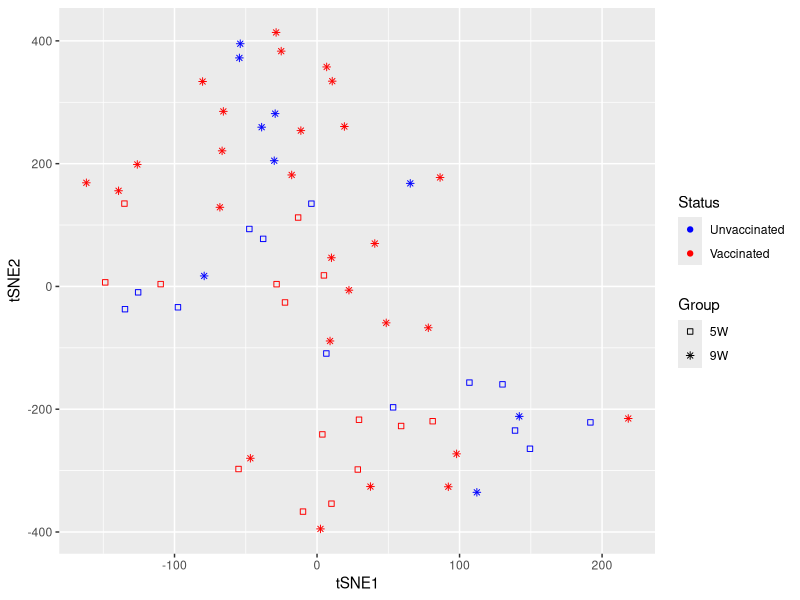
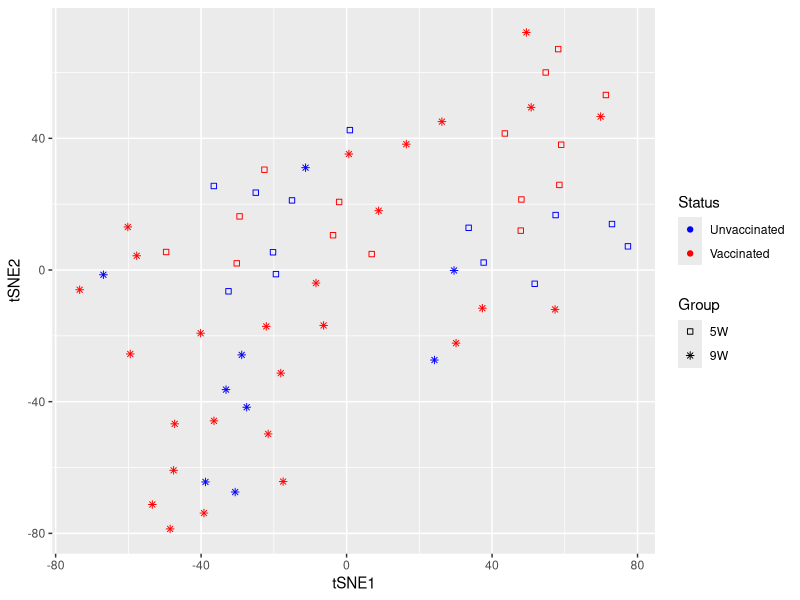
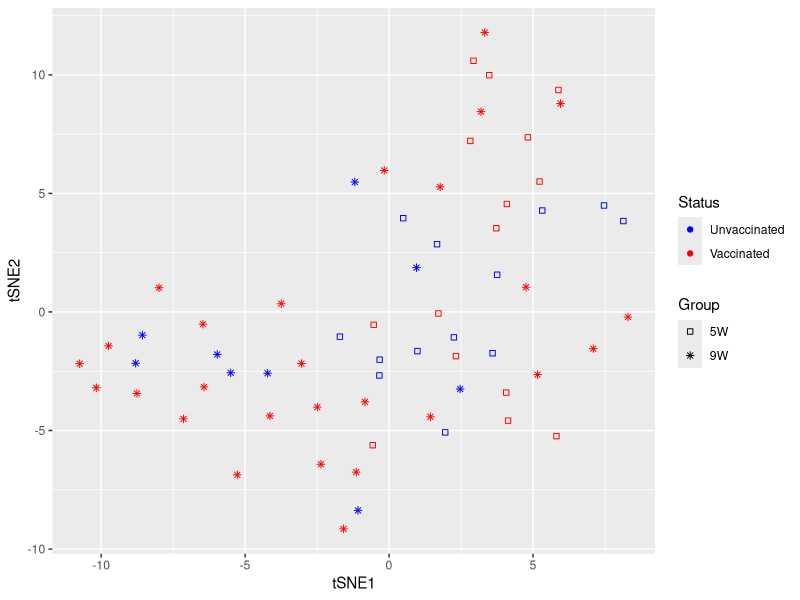
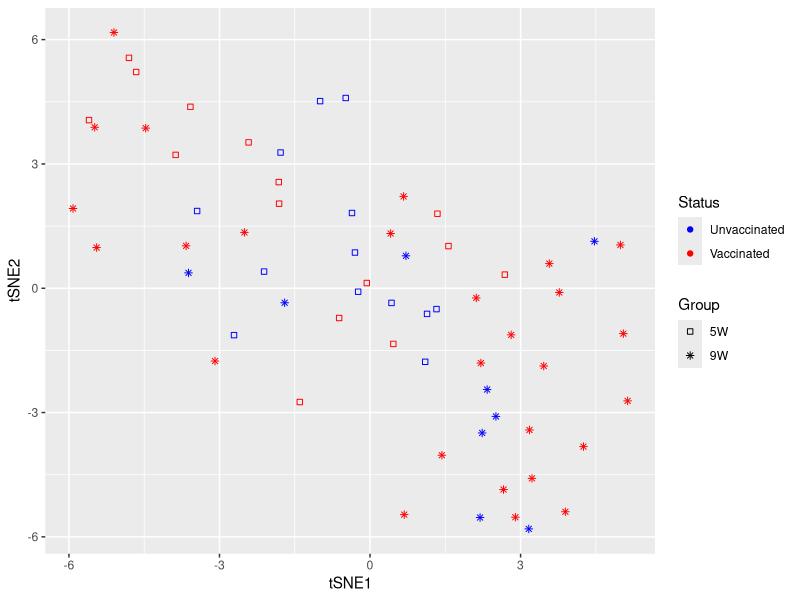

Generate these figures, in order, with R:
# Clear environment
rm(list=ls())
# Clear all plots
if(!is.null(dev.list())) dev.off()

# Load packages
library(Rtsne)
library(ggplot2)

#-------------------
# Load Data
#-------------------

dat <- read.csv("mva_assignment_final_data.csv", check.names = FALSE)
head(dat)
str(dat)

#-------------------
# Data Wrangling
#-------------------

# Set Factor Variables
dat$Group <- as.factor(dat$Group) # level_1 = 5W, level_2 = 9W
dat$Status <- as.factor(dat$Status)  # level_1 = Unvaccinated, level_2 = Vaccinated
str(dat)  # 64 observations and 
head(dat)

# Remove Factor Variables and Scale
dat_scal <- scale(dat[, -c(1, 2, 3)])
dat_scal <- as.data.frame(dat_scal)
head(dat_scal)
dim(dat_scal)   


#-------------------
# tSNE
#-------------------
set.seed(123)
tsne1 <- Rtsne(dat_scal, 
              dims = 2, 
              intial_dims = ncol(dat_scal),
              perplexity = 5,  # Perplexity parameter (should not be bigger than 3 * perplexity < nrow(X) - 1, see details for interpretation)
              theta = 0,   # Speed/accuracy trade-off (increase for less accuracy), set to 0.0 for exact TSNE (default: 0.5)
              verbose=TRUE, 
              max_iter = 100000)
plot_dat1 = data.frame("tSNE1" = tsne1$Y[,1],
                        "tSNE2" = tsne1$Y[,2],
                        "Status" = as.factor(dat$Status),
                        "Group" = as.factor(dat$Group))
ggplot(plot_dat1, aes(x=tSNE1, y=tSNE2, color = Status, shape = Group)) +
  geom_point() +
   scale_shape_manual(values = c(0, 8)) +
   scale_color_manual(values = c("blue", "red")) +
   theme(legend.position = "right")


set.seed(123)
tsne2 <- Rtsne(dat_scal, 
               dims = 2, 
               intial_dims = ncol(dat_scal),
               perplexity = 10,  # Perplexity parameter (should not be bigger than 3 * perplexity < nrow(X) - 1, see details for interpretation)
               theta = 0,      # Speed/accuracy trade-off (increase for less accuracy), set to 0.0 for exact TSNE (default: 0.5)
               verbose=TRUE, 
               max_iter = 100000)
plot_dat2 = data.frame("tSNE1" = tsne2$Y[,1],
                       "tSNE2" = tsne2$Y[,2],
                       "Status" = as.factor(dat$Status),
                       "Group" = as.factor(dat$Group))
ggplot(plot_dat2, aes(x=tSNE1, y=tSNE2, color = Status, shape = Group)) +
  geom_point() +
  scale_shape_manual(values = c(0, 8)) +
  scale_color_manual(values = c("blue", "red")) +
  theme(legend.position = "right")



set.seed(123)
tsne3 <- Rtsne(dat_scal, 
               dims = 2, 
               intial_dims = ncol(dat_scal),
               perplexity = 15,  # Perplexity parameter (should not be bigger than 3 * perplexity < nrow(X) - 1, see details for interpretation)
               theta = 0,      # Speed/accuracy trade-off (increase for less accuracy), set to 0.0 for exact TSNE (default: 0.5)
               verbose=TRUE, 
               max_iter = 100000)
plot_dat3 = data.frame("tSNE1" = tsne3$Y[,1],
                       "tSNE2" = tsne3$Y[,2],
                       "Status" = as.factor(dat$Status),
                       "Group" = as.factor(dat$Group))
ggplot(plot_dat3, aes(x=tSNE1, y=tSNE2, color = Status, shape = Group)) +
  geom_point() +
  scale_shape_manual(values = c(0, 8)) +
  scale_color_manual(values = c("blue", "red")) +
  theme(legend.position = "right")




set.seed(123)
tsne4 <- Rtsne(dat_scal, 
               dims = 2, 
               intial_dims = ncol(dat_scal),
               perplexity = 20,  # Perplexity parameter (should not be bigger than 3 * perplexity < nrow(X) - 1, see details for interpretation)
               theta = 0,   # Speed/accuracy trade-off (increase for less accuracy), set to 0.0 for exact TSNE (default: 0.5)
               verbose=TRUE, 
               max_iter = 100000)
plot_dat4 = data.frame("tSNE1" = tsne4$Y[,1],
                       "tSNE2" = tsne4$Y[,2],
                       "Status" = as.factor(dat$Status),
                       "Group" = as.factor(dat$Group))
ggplot(plot_dat4, aes(x=tSNE1, y=tSNE2, color = Status, shape = Group)) +
  geom_point() +
  scale_shape_manual(values = c(0, 8)) +
  scale_color_manual(values = c("blue", "red")) +
  theme(legend.position = "right")

# tsne4 with perplexity=20 looks like the best representation because it has the lowest error 
# co indication of clustering whatsoever 
